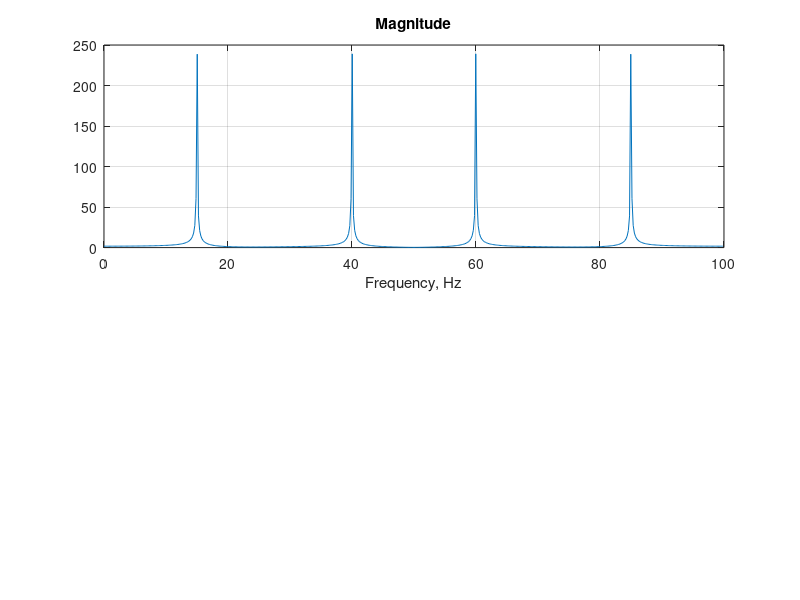

MATLAB code to generate this figure: (Note: this script raises an error after producing the figure.)

clc; clear; close all;

% ---- signal (与Ex.8相同) ----
Fs = 100;
t  = 0:1/Fs:10-1/Fs;                  % 10 s, N = 1000
x  = sin(2*pi*15*t) + sin(2*pi*40*t);

% ---- FFT 指定长度 n ----
n = 512;
y = fft(x, n);
m = abs(y);
y(m < 1e-6) = 0;                      % 小幅值清零，便于相位
p = unwrap(angle(y));                 % 相位(rad)
f = (0:n-1) * Fs / n;                 % 频率轴

% ---- 画图 ----
figure; clf;

% 1) Magnitude
subplot(2,1,1);
plot(f, m);
grid on;
title('Magnitude');
xlabel('Frequency, Hz');
xlim([0 100]);
ax = gca; ax.XTick = [15 40 60 85];

% 2) Phase
subplot(2,1,2);
plot(f, p*180/pi);
grid on;
title('Phase');
xlabel('Frequency, Hz');
xlim([0 100]);
ax = gca; ax.XTick = [15 40 60 85];

drawnow;   % 强制刷新（可选）
